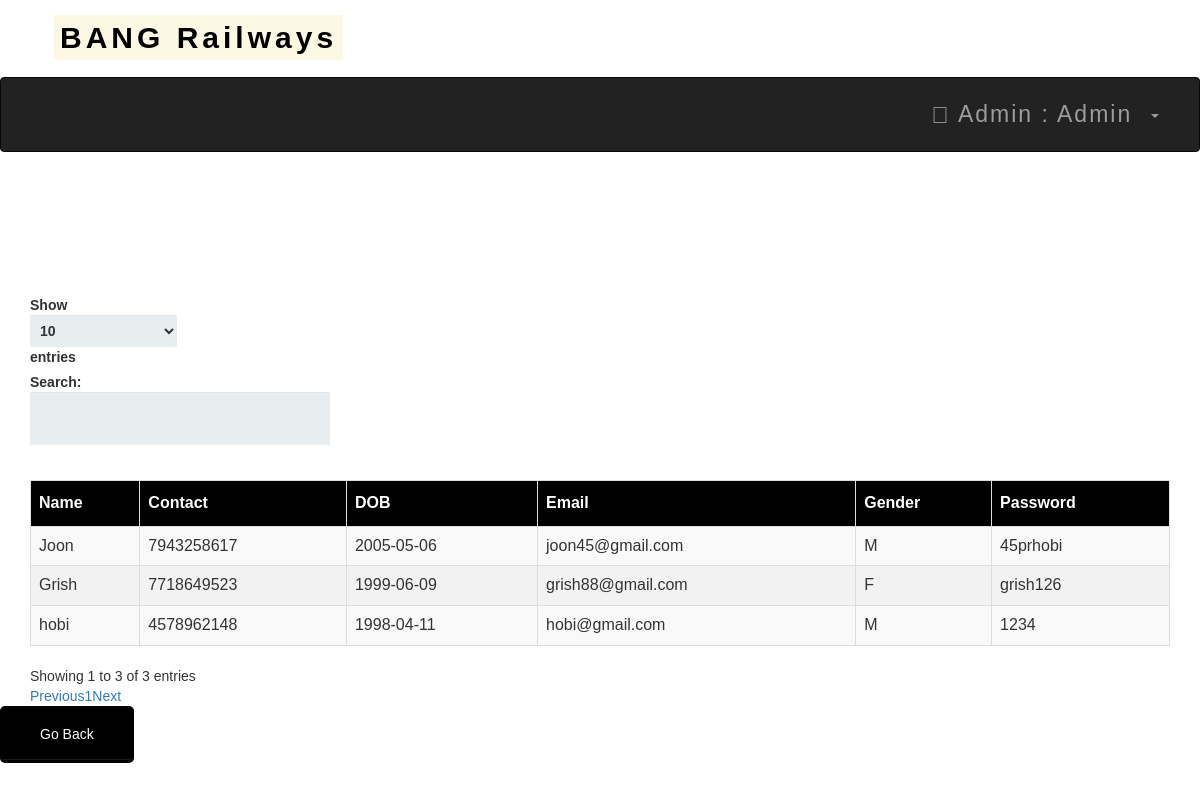
Screenshot of /userdb.php (signed in) with the database file from the repository.
### tables this page shows
CREATE TABLE `userdatabase` (
  `UserID` int(10) NOT NULL,
  `Name` varchar(50) NOT NULL,
  `Email` varchar(70) NOT NULL,
  `Gender` varchar(10) NOT NULL,
  `password` varchar(50) NOT NULL,
  `DoB` date NOT NULL,
  `Phone` varchar(10) NOT NULL,
  `Joined_on` timestamp NOT NULL DEFAULT current_timestamp()
);

### userdb.php (the view, shortened to what this page needs)
<?php
include 'connect.php';
include 'adminheader.php';
?>
<!DOCTYPE html>
<html>
<link rel='stylesheet' href='index.css'>
<head>
    <link rel="stylesheet" href="https://maxcdn.bootstrapcdn.com/bootstrap/3.3.6/css/bootstrap.min.css" />
    <link rel="stylesheet" href="https://cdn.datatables.net/1.10.12/css/dataTables.bootstrap.min.css" />
</head>
<body>
    <br /><br />
    <div class="container">
        <h2 align="center" style= "color:white"></>PASSENGERS DATABASE</h2>
        <br />
        <div class="table-responsive">
            <table id="data" class="table table-striped table-bordered">
                <thead>
                    <tr>
                        <th> Name</th>
                        <th> Contact</th>
                        <th> DOB</th>
                        <th> Email</th>
                        <th> Gender</th>
                        <th> Password</th>
                    </tr>
                </thead>
                <tbody>
                    <?php
                    $result = mysqli_query($connect, "select * From userdatabase");
                    while ($row = mysqli_fetch_assoc($result)):
                        ?>
                        <tr>
                            <td>
                                <?php echo $row['Name']; ?>
                            </td>
                            <td>
                                <?php echo $row['Phone']; ?>
                            </td>
                            <td>
                                <?php echo $row['DoB']; ?>
                            </td>
                            <td>
                                <?php echo $row['Email']; ?>
                            </td>
                            <td>
                                <?php echo $row['Gender']; ?>
                            </td>
                            <td>
                                <?php echo $row['password']; ?>
                            </td>
                        </tr>
                    <?php endwhile; ?>
                </tbody>
            </table>
        </div>
    </div>
</body>
</html>
<table align='center'>
    <tr>
        <td><a href='admin.php'><button style="background-color: black ; border-color:black "><span
                        style="color:white">Go Back </span> </button></a></td>
    </tr>

### adminheader.php (shortened to what this page needs)
<head>
  <link rel="stylesheet" href="https://maxcdn.bootstrapcdn.com/bootstrap/3.4.0/css/bootstrap.min.css">
  <link rel="stylesheet" href="https://maxcdn.bootstrapcdn.com/bootstrap/3.4.1/css/bootstrap.min.css">
  <link rel="stylesheet" href="https://maxcdn.bootstrapcdn.com/bootstrap/3.4.1/css/bootstrap.min.css">
</head>
<body>
<nav class="navvvvvvbar navvvvvvbar-default navvvvvvbar-fixed-top">
  <div class="  navvvvvvbar-brand navvvvvvbar-center"><b>&nbsp&nbsp&nbsp<mark>BANG Railways</mark></b>
</nav>
<nav class="navbar navbar-inverse">
  <div class="container-fluid">
    <div class="collapse navbar-collapse " id="myNavbar">
      <ul class="nav navbar-nav navbar-right">
        <li class="dropdown"><a class="dropdown-toggle" data-toggle="dropdown" href="#"><span
              class="glyphicon glyphicon-user"></span>
            Admin :
            <?php echo " " . $_SESSION['name'] . "" ?> &nbsp<span class="caret"></span>
          </a>
    </div>
  </div>
</nav>
</body>
</html>

### css/index.css (style rules this page uses)
*, *:before, *:after { -moz-box-sizing: border-box; -webkit-box-sizing: border-box; box-sizing: border-box; margin: 0; padding: 0; border: 0; font-size: 100%; vertical-align: baseline; font-family: 'Poppins', sans-serif; }
body { bottom:20px; }
a { text-decoration:none; }
td { text-align: center; }
button { padding: 19px 39px 18px 39px; color: #FFF; background-color: #a8db34; font-size: 18px; text-align: center; font-style: normal; border-radius: 5px; width: 100%; border: 1px solid #71db34; border-width: 1px 1px 3px; box-shadow: 0 -1px 0 rgba(255,255,255,0.1) inset; margin-bottom: 10px; }

### adminheader.php (style rules this page uses)
.navbar { margin-bottom: 50px; border-radius: 0; font-family: Montserrat, sans-serif; margin-bottom: 0; border: 0; font-size: 23px !important; letter-spacing: 2px; opacity: 2; padding: 10px; }
.navvvvvvbar { font-family: Montserrat, sans-serif; margin-bottom: 0; border: 0; font-size: 30px !important; letter-spacing: 4px; text-align: left; padding: 17px; color: wheat; font-weight: 40000; }

### userdb.php (style rules this page uses)
body { background: url('images/1089795.jpg'); }
table#data { font-size: 16px; font-family: "Trebuchet MS", Arial, Helvetica, sans-serif; border-collapse: collapse; border-spacing: 0; width: 100%; }
#data td, #data th { border: 1px solid #ddd; text-align: left; padding: 8px; }
#data tr:nth-child(even) { background-color: #f2f2f2 }
#data th { padding-top: 11px; padding-bottom: 11px; background-color: black; color: white; }

### rows the page displays
userdatabase: Name "hobi", Phone "4578962148", DoB "1998-04-11", Email "hobi@gmail.com", Gender "M", password "1234"
userdatabase: Name "Joon", Phone "7943258617", DoB "2005-05-06", Email "joon45@gmail.com", Gender "M", password "45prhobi"
userdatabase: Name "Grish", Phone "7718649523", DoB "1999-06-09", Email "grish88@gmail.com", Gender "F", password "grish126"

### other values shown
$_SESSION['name'] "Admin"
